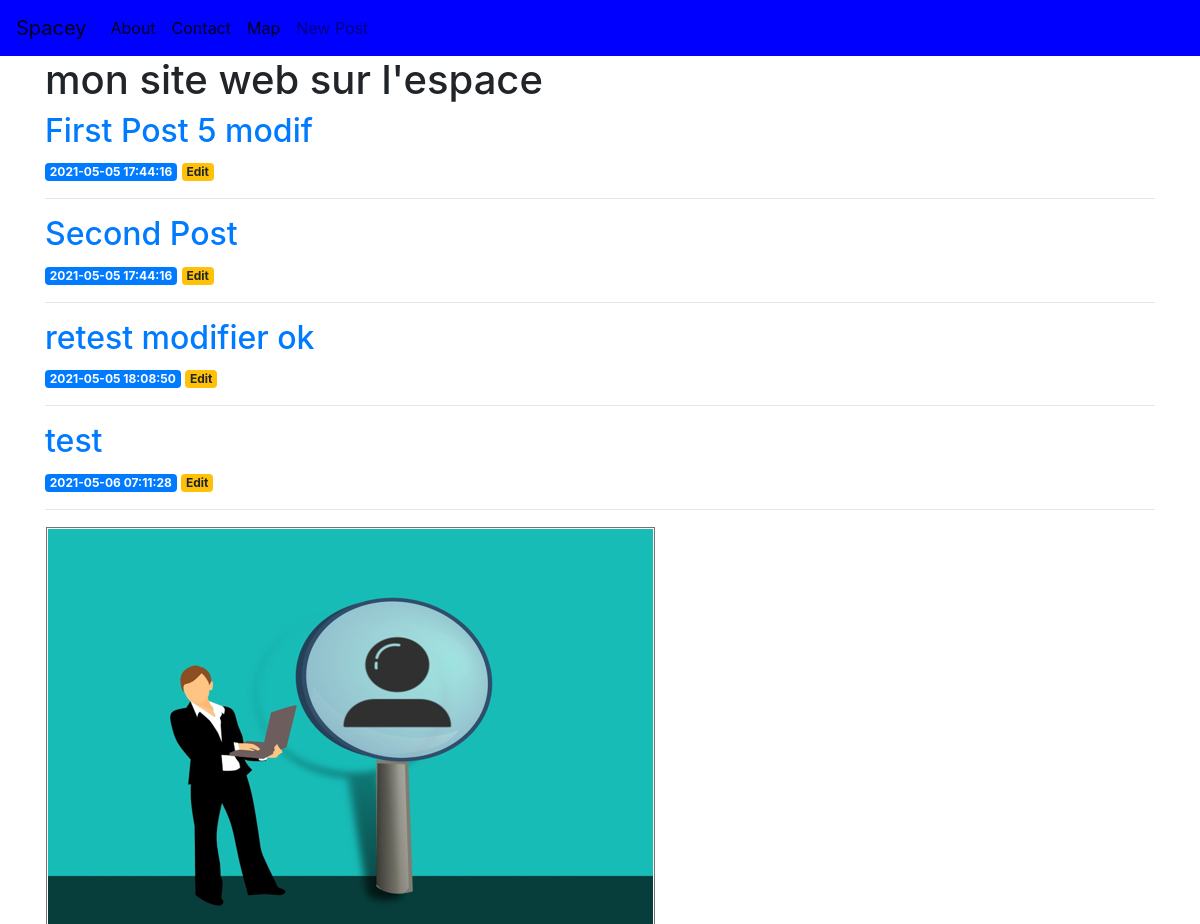
/, run on an earlier commit of the app's database.
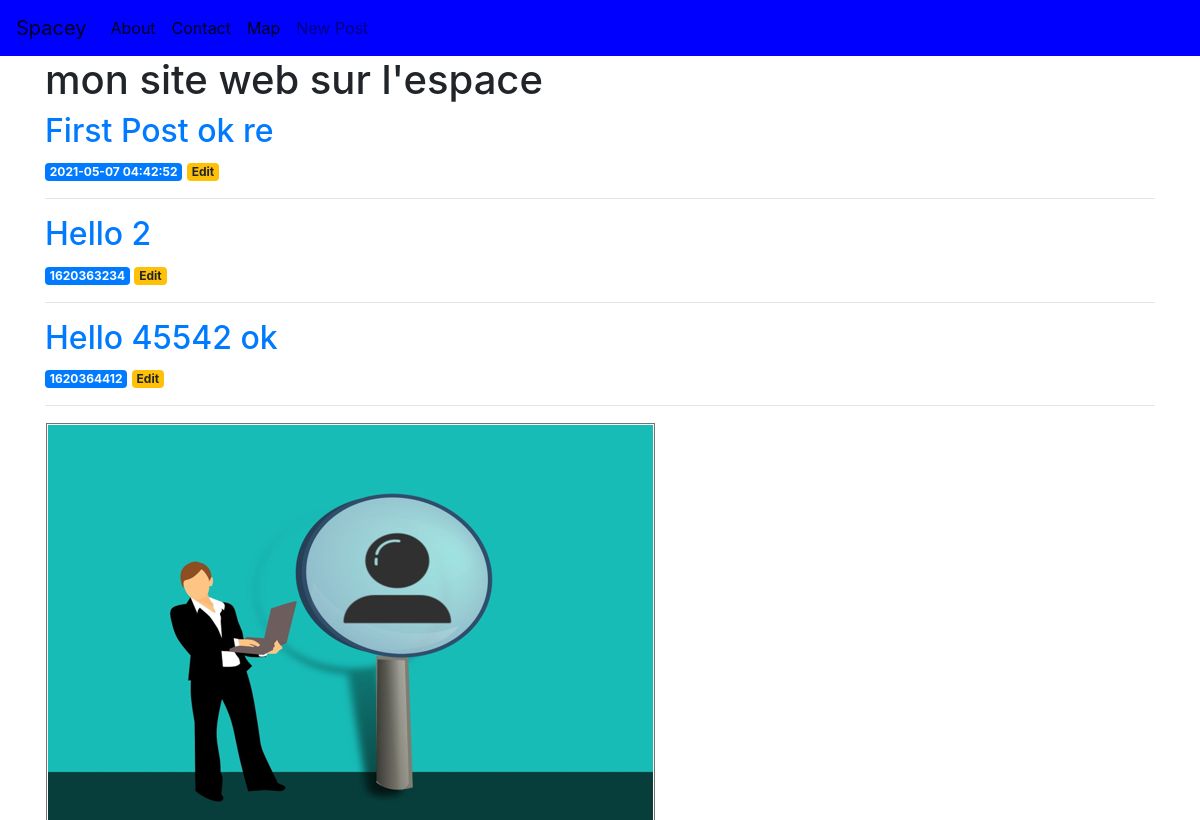
And on a later commit of the database.
### app.py (models this page shows, shortened)
class Post(db.Model):
    __tablename__ = 'posts'
    uuid = db.Column(db.Integer, primary_key=True)
    title = db.Column(db.String(256), index=True)
    content = db.Column(db.Text)
    created = db.Column(db.Integer)

### app.py (the view)
@app.route('/')
def index():
    conn = get_db_connection()
    posts = conn.execute('SELECT * FROM posts').fetchall()
    conn.close()
    return render_template('index.html', posts=posts, spacex=space)

### app.py (called while the page is built)
def get_db_connection():
    conn = sqlite3.connect('database.db')
    conn.row_factory = sqlite3.Row
    return conn

### templates/index.html (shortened to what this page needs)
{% extends 'base.html' %}
{% block content %}
    <h1>{% block title %} mon site web sur l'espace {% endblock %}</h1>
    {% for post in posts %}
        <a href="{{ url_for('post', post_id=post['id']) }}">
            <h2>{{ post['title'] }}</h2>
        </a>
        <span class="badge badge-primary">{{ post['created'] }}</span>
        <a href="{{ url_for('edit', id=post['id']) }}">
            <span class="badge badge-warning">Edit</span>
        </a>
        <hr>
    {% endfor %}
<img src="{{ url_for('static', filename='images/crm1.PNG') }}">
{% endblock %}

### templates/base.html (shortened to what this page needs)
<!doctype html>
<html lang="en">
  <head>
    <link rel="stylesheet" href="{{ url_for('static', filename='css/style.css') }}">
    <link rel="stylesheet" href="https://stackpath.bootstrapcdn.com/bootstrap/4.3.1/css/bootstrap.min.css">
  </head>
  <body>
    <nav class="navbar navbar-expand-md navbar-light bg-light">
        <a class="navbar-brand" href="{{ url_for('index')}}">Spacey</a>
        <div class="collapse navbar-collapse" id="navbarNav">
            <ul class="navbar-nav">
            <li class="nav-item active">
                <a class="nav-link" href="#">About</a>
            </li>
            <li class="nav-item active">
                <a class="nav-link" href="contact">Contact</a>
            </li>
            <li class="nav-item active">
                <a class="nav-link" href="/map">Map</a>
            </li>
            <li class="nav-item">
                <a class="nav-link" href="{{url_for('create')}}">New Post</a>
            </li>
            </ul>
        </div>
    </nav>
    <div class="container">
        {% block content %} {% endblock %}
    </div>
  </body>
</html>

### templates/base.html (style rules this page uses)
.bg-light { background-color: blue!important; }

What changed in the data, as far as the page shows it:
removed Post: title "Second Post", created "2021-05-05 17:44:16"
removed Post: title "retest modifier ok", created "2021-05-05 18:08:50"
removed Post: title "test", created "2021-05-06 07:11:28"
changed Post: title "First Post 5 modif" → "First Post ok re"; created "2021-05-05 17:44:16" → "2021-05-07 04:42:52"
added Post: title "Hello 2", created "1620363234"
added Post: title "Hello 45542 ok", created "1620364412"
